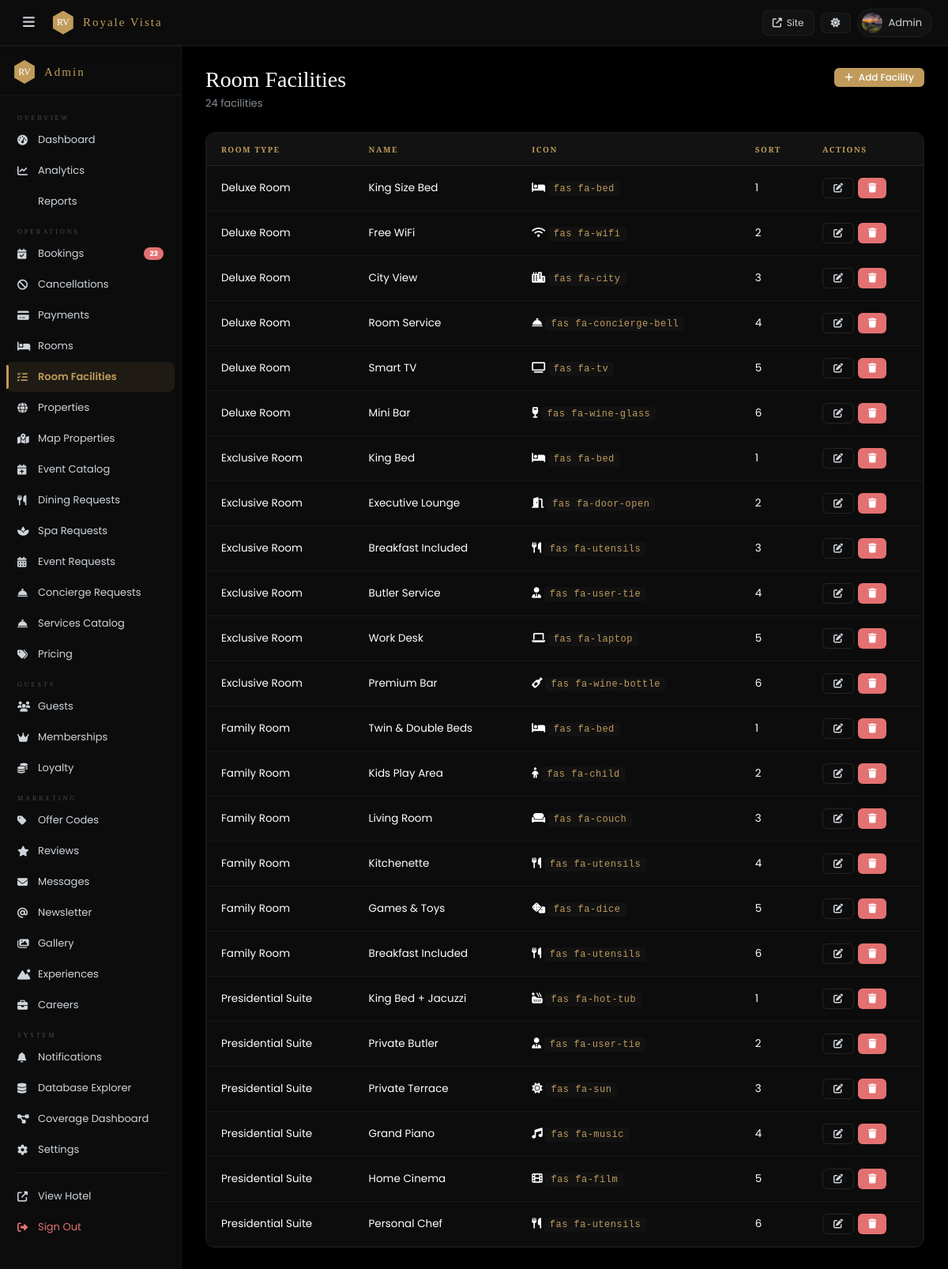
Page /admin/room-facilities.php (signed in) on the committed database.
### tables this page shows
CREATE TABLE IF NOT EXISTS `room_facilities` (
  `id` int NOT NULL AUTO_INCREMENT,
  `room_type_id` int NOT NULL,
  `name` varchar(100) NOT NULL,
  `icon` varchar(60) DEFAULT NULL,
  `sort_order` int DEFAULT '0',
  PRIMARY KEY (`id`),
  KEY `room_type_id` (`room_type_id`)
);

CREATE TABLE IF NOT EXISTS `room_types` (
  `id` int NOT NULL AUTO_INCREMENT,
  `name` varchar(100) NOT NULL,
  `slug` varchar(100) NOT NULL,
  `description` text,
  `price_usd` decimal(10,2) NOT NULL,
  `max_guests` int DEFAULT '2',
  `has_breakfast` tinyint(1) DEFAULT '0',
  `avg_rating` decimal(3,2) DEFAULT '4.50',
  `review_count` int DEFAULT '0',
  `sort_order` int DEFAULT '0',
  `created_at` timestamp NULL DEFAULT CURRENT_TIMESTAMP,
  PRIMARY KEY (`id`),
  UNIQUE KEY `name` (`name`),
  UNIQUE KEY `slug` (`slug`)
);

### admin/room-facilities.php (the view, shortened to what this page needs)
<?php
require_once dirname(__DIR__).'/includes/config.php';
require_once dirname(__DIR__).'/includes/db.php';
require_once __DIR__.'/_helper.php';
$rows = $pdo->query("SELECT rf.*,rt.name room_type_name FROM room_facilities rf JOIN room_types rt ON rt.id=rf.room_type_id ORDER BY rt.name,rf.sort_order,rf.id")->fetchAll();
ob_start(); ?>
<div class="adm-ph">
    <div>
        <h1>Room Facilities</h1>
        <p class="sub"><?= count($rows) ?> facilities</p>
    </div>
    <button class="btn btn-gold btn-sm" onclick="editFac()">
        <i class="fas fa-plus"></i> Add Facility
    </button>
</div>
<div class="ac">
    <div class="tw">
        <table class="table">
            <thead>
                <tr>
                    <th>Room Type</th>
                    <th>Name</th>
                    <th>Icon</th>
                    <th>Sort</th>
                    <th>Actions</th>
                </tr>
            </thead>
            <tbody>
                <?php foreach($rows as $r): ?>
                <tr>
                    <td><?= htmlspecialchars($r['room_type_name']) ?></td>
                    <td><?= htmlspecialchars($r['name']) ?></td>
                    <td>
                        <i class="<?= htmlspecialchars($r['icon'] ?: 'fas fa-check') ?>"></i>
                        <code><?= htmlspecialchars($r['icon']) ?></code>
                    </td>
                    <td><?= (int)$r['sort_order'] ?></td>
                    <td>
                        <div style="display:flex;gap:5px">
                            <button class="btn btn-ghost btn-sm" onclick='editFac(<?= json_encode($r) ?>)'>
                                <i class="fas fa-edit"></i>
                            </button>
                            <a href="?del=<?= $r['id'] ?>" class="btn btn-danger btn-sm" onclick="return confirm('Delete facility?')">
                                <i class="fas fa-trash"></i>
                            </a>
                        </div>
                    </td>
                </tr>
                <?php endforeach; ?>
            </tbody>
        </table>
    </div>
</div>

### admin/css/admin.css (style rules this page uses)
:root { --serif: 'Playfair Display', Georgia, serif; --cinzel: 'Cinzel', serif; --sans: 'Poppins', -apple-system, sans-serif; --gold: #c09b5b; --gold2: #a07a3a; --golddim: rgba(192,155,91,.1); --r: 6px; --rlg: 12px; --ease: cubic-bezier(.4,0,.2,1); --t: .2s; --radius: 6px; --radius-lg: 12px; --gold-dim: rgba(192,155,91,.1); --gold-dk: #a07a3a; }
[data-theme="dark"] { --bg:#000000; --card:#0c0c0c; --card2:#121212; --inp:rgba(255,255,255,0.04); --tx:#ffffff; --tx2:#ced4da; --mu:#868e96; --br:rgba(255,255,255,0.1); --br2:rgba(255,255,255,0.05); --sh:0 12px 48px rgba(0,0,0,0.8); --sh2:0 4px 16px rgba(0,0,0,0.5); --gr:#52b788; --grbg:rgba(82,183,136,0.14); --rd:#e47171; --rdbg:rgba(228,113,113,0.1); --bl:#74a8e0; --blbg:rgba(116,168,224,0.1); --am:#d4a040; --ambg:rgba(212,160,64,0.1); --text:#f2ece2; --text2:#d0c6ba; --muted:#8c8278; --border:rgba(192,155,91,.25); --bdr2:rgba(192,155,91,.12); --green:#52b788; --green-bg:rgba(82,183,136,.14); --red:#e07070; --red-bg:rgba(224,112,112,.1); --blue:#74a8e0; --blue-bg:rgba(116,168,224,.1); --amber:#d4a040; --amber-bg:rgba(212,160,64,.1); }
*,*::before,*::after { box-sizing:border-box;margin:0;padding:0 }
html { scroll-behavior:smooth }
body { font-family:var(--sans);font-size:14px;background:var(--bg);color:var(--tx);-webkit-font-smoothing:antialiased }
a { color:var(--gold);text-decoration:none }
.adm-ph { display:flex;align-items:flex-start;justify-content:space-between;margin-bottom:26px;flex-wrap:wrap;gap:12px }
.adm-ph h1 { font-family:var(--serif);font-size:28px;font-weight:400;line-height:1.1 }
.adm-ph .sub { font-size:13px;color:var(--mu);margin-top:4px }
.ac { background:var(--card);border:1px solid var(--br2);border-radius:var(--rlg);overflow:hidden }
.tw { overflow-x:auto; border-radius:var(--r); border:1px solid var(--br2); }
table { width:100%;border-collapse:collapse }
thead th { padding:13px 18px;text-align:left;font-family:var(--cinzel);font-size:10px;letter-spacing:1.5px;text-transform:uppercase;color:var(--gold);background:var(--card2);border-bottom:1px solid var(--br);font-weight:600;white-space:nowrap }
tbody td { padding:15px 18px;font-size:13.5px;border-bottom:1px solid var(--br2);color:var(--tx);vertical-align:middle;transition:background var(--t) }
tbody tr:last-child td { border-bottom:none }
.btn { display:inline-flex;align-items:center;justify-content:center;gap:7px;padding:10px 22px;border-radius:var(--r);font-family:var(--sans);font-size:13px;font-weight:500;cursor:pointer;border:none;transition:all var(--t);text-decoration:none;white-space:nowrap;line-height:1 }
.btn-gold { background:var(--gold);color:#fff }
.btn-ghost { border:1px solid var(--br);color:var(--tx2);background:transparent }
.btn-danger { background:var(--rd);color:#fff }
.btn-sm { padding:6px 13px;font-size:12px }
code { font-size:12px;background:var(--card2);padding:2px 7px;border-radius:4px;color:var(--gold);font-family:'Courier New',monospace;letter-spacing:.5px }
body { padding-top: 0 !important; }

### rows in the picture
room_facilities: room_type.name "Deluxe Room", name "King Size Bed", icon "fas fa-bed", sort_order "1"
room_facilities: room_type.name "Deluxe Room", name "Free WiFi", icon "fas fa-wifi", sort_order "2"
room_facilities: room_type.name "Deluxe Room", name "City View", icon "fas fa-city", sort_order "3"
room_facilities: room_type.name "Deluxe Room", name "Room Service", icon "fas fa-concierge-bell", sort_order "4"
room_facilities: room_type.name "Deluxe Room", name "Smart TV", icon "fas fa-tv", sort_order "5"
room_facilities: room_type.name "Deluxe Room", name "Mini Bar", icon "fas fa-wine-glass", sort_order "6"
room_facilities: room_type.name "Exclusive Room", name "King Bed", icon "fas fa-bed", sort_order "1"
room_facilities: room_type.name "Exclusive Room", name "Executive Lounge", icon "fas fa-door-open", sort_order "2"
room_facilities: room_type.name "Exclusive Room", name "Breakfast Included", icon "fas fa-utensils", sort_order "3"
room_facilities: room_type.name "Exclusive Room", name "Butler Service", icon "fas fa-user-tie", sort_order "4"
room_facilities: room_type.name "Exclusive Room", name "Work Desk", icon "fas fa-laptop", sort_order "5"
room_facilities: room_type.name "Exclusive Room", name "Premium Bar", icon "fas fa-wine-bottle", sort_order "6"
room_facilities: room_type.name "Family Room", name "Twin & Double Beds", icon "fas fa-bed", sort_order "1"
room_facilities: room_type.name "Family Room", name "Kids Play Area", icon "fas fa-child", sort_order "2"
room_facilities: room_type.name "Family Room", name "Living Room", icon "fas fa-couch", sort_order "3"
room_facilities: room_type.name "Family Room", name "Kitchenette", icon "fas fa-utensils", sort_order "4"
room_facilities: room_type.name "Family Room", name "Games & Toys", icon "fas fa-dice", sort_order "5"
room_facilities: room_type.name "Family Room", name "Breakfast Included", icon "fas fa-utensils", sort_order "6"
room_facilities: room_type.name "Presidential Suite", name "King Bed + Jacuzzi", icon "fas fa-hot-tub", sort_order "1"
room_facilities: room_type.name "Presidential Suite", name "Private Butler", icon "fas fa-user-tie", sort_order "2"
room_facilities: room_type.name "Presidential Suite", name "Private Terrace", icon "fas fa-sun", sort_order "3"
room_facilities: room_type.name "Presidential Suite", name "Grand Piano", icon "fas fa-music", sort_order "4"
room_facilities: room_type.name "Presidential Suite", name "Home Cinema", icon "fas fa-film", sort_order "5"
room_facilities: room_type.name "Presidential Suite", name "Personal Chef", icon "fas fa-utensils", sort_order "6"

### other values in the picture
$user "Admin"
$pending "23"
count($rows) "24"
